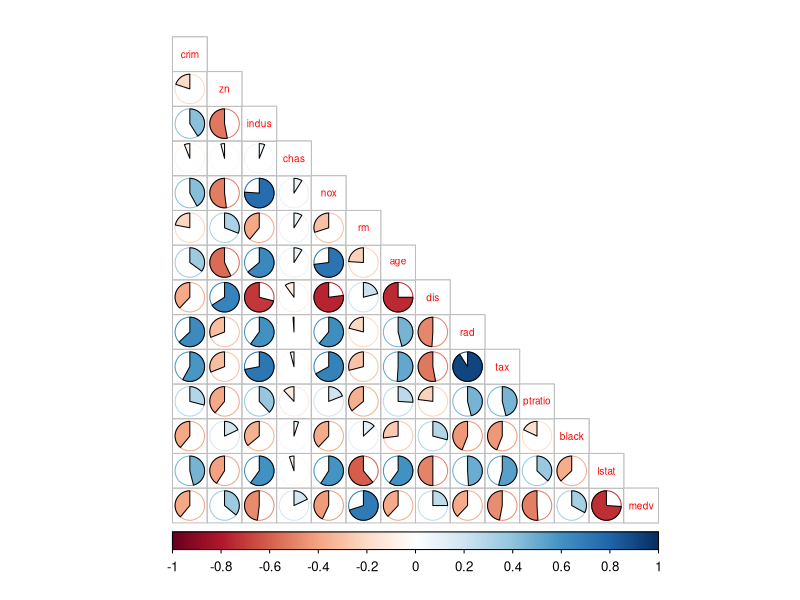
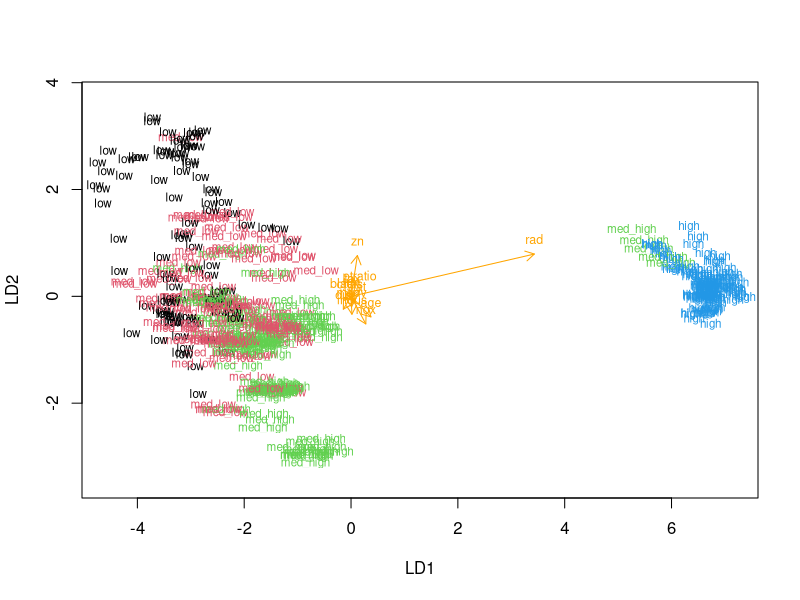
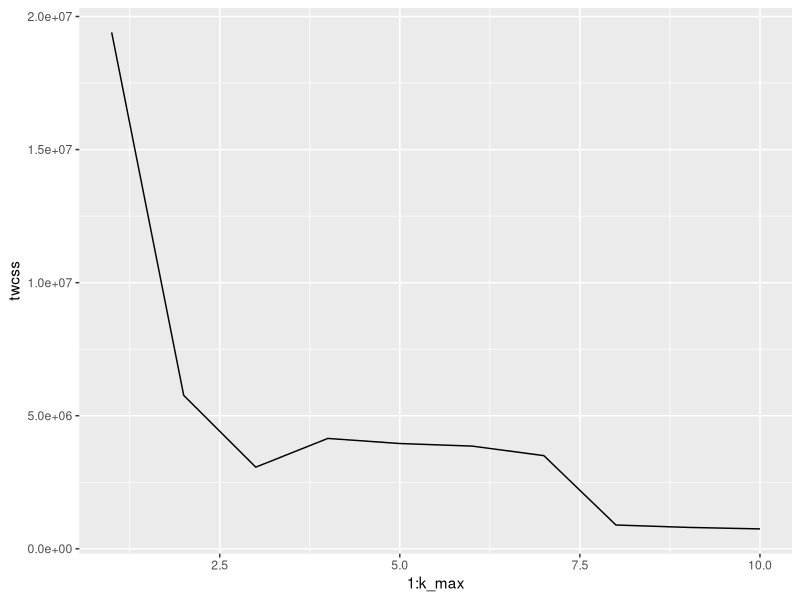
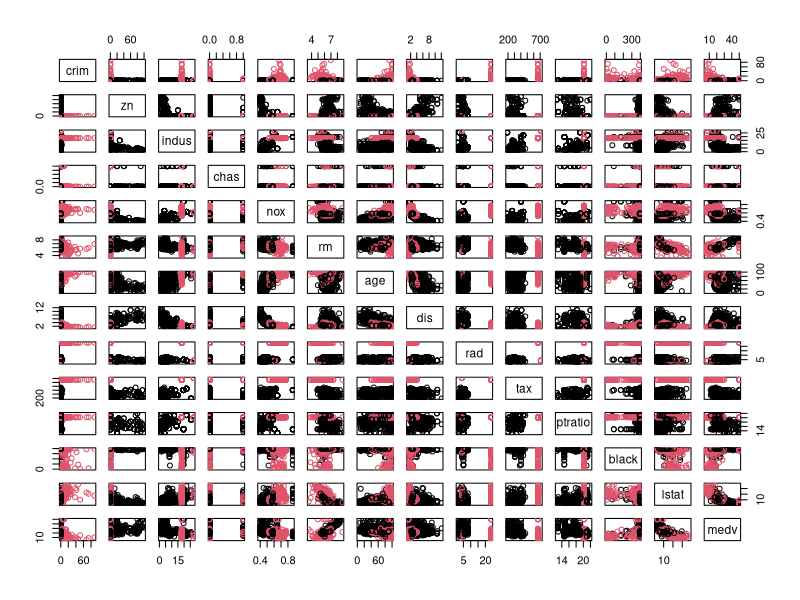

Write R code to recreate these figures, in order.
## ---- chunk 1


#activating libraries
library(tidyr)
library(corrplot)
library(ggplot2)
library(dplyr)

#access MASS-Package
library(MASS)

#load the data
data("Boston")

#exploring the data
dim(Boston)
str(Boston)
summary(Boston)

## ---- chunk 2

#calculating the correlation-matrix & rounding
cor_matrix <- cor(Boston) %>% round(digits = 2)

#printing the correlation-matrix
cor_matrix

#visualization of the correlation-matrix
corrplot(cor_matrix, method="pie", type="lower", cl.pos="b", tl.pos="d", tl.cex=0.6)

## ---- chunk 3

summary(Boston$crim)
summary(Boston$zn)
summary(Boston$indus)
summary(Boston$chas)
summary(Boston$nox)
summary(Boston$rm)
summary(Boston$age)
summary(Boston$dis)
summary(Boston$rad)
summary(Boston$tax)
summary(Boston$ptratio)
summary(Boston$black)
summary(Boston$lstat)
summary(Boston$medv)

## ---- chunk 4

#center and standardize "Boston"
boston_scaled <- scale(Boston)

#summarizing boston scaled
summary(boston_scaled)

#changing the object to a dataframe
boston_scaled <- as.data.frame(boston_scaled)

## ---- chunk 5

#summary of scaled variable "crim"
summary(boston_scaled$crim)

#creating and printing the quantile vector of "crim"
bins <- quantile(boston_scaled$crim)

#printing quantile vector
bins

#creating categorical variable "crime"
crime <- cut(boston_scaled$crim, breaks = bins, include.lowest = TRUE, labels = c("low", "med_low", "med_high", "high"))

#creating table "crime"
table(crime)

#removing original variable "crim" from the dataset
boston_scaled <- dplyr::select(boston_scaled, -crim)

#adding new variable to scaled dataset
boston_scaled <- data.frame(boston_scaled, crime)

#number of rows in the "Boston" dataset
n <- nrow(boston_scaled)

#choosing 80% of the rows
ind <- sample(n, size = n * 0.8)

#creating the train-set
train <- boston_scaled[ind,]

#creating test-set
test <- boston_scaled[-ind,]

#saving the correct classes from test-data
correct_classes <- test$crime

#removing the variable "crime" from the test-data
test <- dplyr::select(test, -crime)

## ---- chunk 6

#fitting the lda on the train-set
lda.fit <- lda(crime~., data = train)

#printing the lda.fit-object
lda.fit

#the function for the lda-biplot arrows
lda.arrows <- function(x, myscale = 1, arrow_heads = 0.1, color = "orange", tex = 0.75, choices = c(1,2)){
  heads <- coef(x)
  arrows(x0 = 0, y0 = 0,
         x1 = myscale * heads[,choices[1]],
         y1 = myscale * heads[,choices[2]], col = color, length = arrow_heads)
  text(myscale * heads[,choices], labels = row.names(heads),
       cex = tex, col = color, pos = 3)
}

#targeting classes as numeric
classes <- as.numeric(train$crime)

#plotting the lda results
plot(lda.fit, dimen = 2, col = classes, pch = classes)
lda.arrows(lda.fit, myscale = 1)

## ---- chunk 7

#predicting classes with test-data
lda.pred <- predict(lda.fit, newdata = test)

#cross-tabulating the results
table(correct = correct_classes, predicted = lda.pred$class)

## ---- chunk 8

#load the data
data("Boston")

## ---- chunk 9

#center and standardize "Boston" & changing the object to a dataframe
boston_scaled_2 <- as.data.frame(scale(Boston))

## ---- chunk 10

#eucledian distance matrix
dist_eu <- dist(Boston)

#summarizing the euclidean distances
summary(dist_eu)

#manhattan distance matrix
dist_man <- dist(Boston, method = "manhattan")

#summarizing manhattan-distances
summary(dist_man)

## ---- chunk 11

set.seed(123)

#determining the number of clusters
k_max <- 10

#calculating the total within the sum of squares
twcss <- sapply(1:k_max, function(k){kmeans(Boston, k)$tot.withinss})

#visualizing results
qplot(x = 1:k_max, y = twcss, geom = 'line')

#k-means clustering
km <- kmeans(Boston, centers = 2)

#plotting "Boston" with clusters
pairs(Boston, col = km$cluster)

